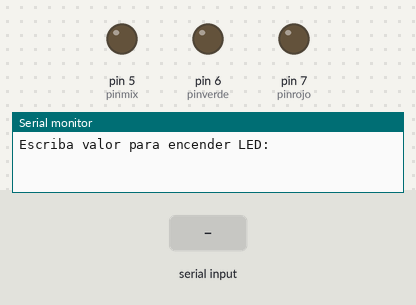
Recording of a sketch running on a simulated Arduino Uno, built with avr-gcc and run on an emulated ATmega328P. Parts: output pins drawn as LEDs (lit = HIGH), the last lines printed to the serial monitor. The inputs (shaded band) are chosen by the test bench.

Above: at 1.2 s.
1.3 s: "1\n" received over Serial
At 2.5 s:
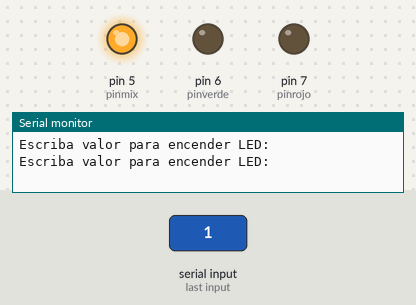
2.8 s: "2\n" received over Serial
At 3.7 s:
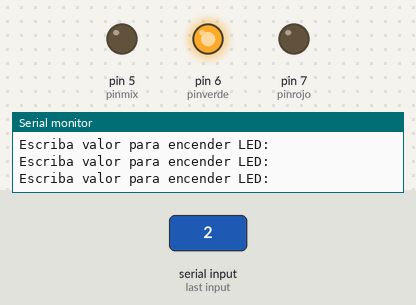
4.3 s: "3\n" received over Serial
At 4.9 s:
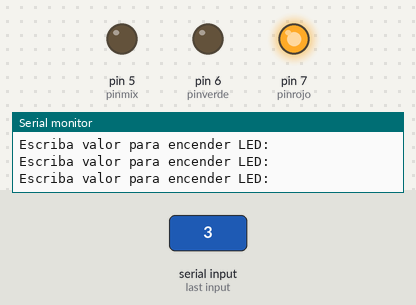
Timing chart, 0 to 7.3 s (numbered marks = the images above; inputs shaded):
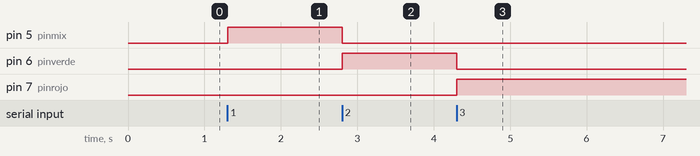

The sketch:

ejemplo_3_led.ino
```cpp
int pinmix = 5;
int pinverde = 6;
int pinrojo = 7;
int valorled;
String mensaje1 = "Escriba valor para encender LED: ";
void setup() {
  Serial.begin(9600);
  pinMode(pinmix, OUTPUT);
  pinMode(pinverde, OUTPUT);
  pinMode(pinrojo, OUTPUT);
}

void loop() {
  Serial.println(mensaje1);
  while (Serial.available() == 0) {
  }
  valorled = Serial.parseInt();
  Serial.read();

  switch(valorled){
    case 1:
    digitalWrite(pinmix,HIGH);
    digitalWrite(pinverde,LOW);
    digitalWrite(pinrojo,LOW);
    break;

    case 2:
    digitalWrite(pinmix,LOW);
    digitalWrite(pinverde,HIGH);
    digitalWrite(pinrojo,LOW);
    break;

    case 3:
    digitalWrite(pinmix,LOW);
    digitalWrite(pinverde,LOW);
    digitalWrite(pinrojo,HIGH);
    break;

    default :
    digitalWrite(pinmix,LOW);
    digitalWrite(pinverde,LOW);
    digitalWrite(pinrojo,LOW);
    Serial.println("¡ERROR!,       vuelve a digitar: ");
  }
}
```

Measured:
- after the input at 1.3 s, pin 5 (pinmix): LOW → HIGH at once
- after the input at 2.8 s, pin 5 (pinmix): HIGH → LOW at once; pin 6 (pinverde): LOW → HIGH at once
- after the input at 4.3 s, pin 6 (pinverde): HIGH → LOW at once; pin 7 (pinrojo): LOW → HIGH at once
